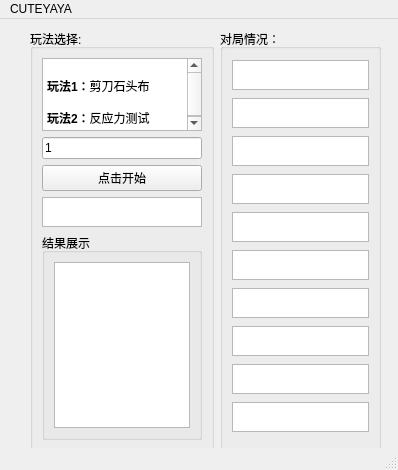
<?xml version="1.0" encoding="UTF-8"?>
<ui version="4.0">
 <class>MainWindow</class>
 <widget class="QMainWindow" name="MainWindow">
  <property name="geometry">
   <rect>
    <x>0</x>
    <y>0</y>
    <width>398</width>
    <height>470</height>
   </rect>
  </property>
  <property name="windowTitle">
   <string>MainWindow</string>
  </property>
  <widget class="QWidget" name="centralwidget">
   <widget class="QWidget" name="gridLayoutWidget">
    <property name="geometry">
     <rect>
      <x>30</x>
      <y>10</y>
      <width>351</width>
      <height>423</height>
     </rect>
    </property>
    <layout class="QGridLayout" name="gridLayout">
     <item row="0" column="0">
      <widget class="QGroupBox" name="groupBox">
       <property name="title">
        <string>玩法选择:</string>
       </property>
       <layout class="QVBoxLayout" name="verticalLayout_3">
        <item>
         <layout class="QVBoxLayout" name="verticalLayout">
          <item>
           <widget class="QTextEdit" name="textEdit_2">
            <property name="maximumSize">
             <size>
              <width>16777215</width>
              <height>100</height>
             </size>
            </property>
            <property name="html">
             <string>&lt;!DOCTYPE HTML PUBLIC &quot;-//W3C//DTD HTML 4.0//EN&quot; &quot;http://www.w3.org/TR/REC-html40/strict.dtd&quot;&gt;
&lt;html&gt;&lt;head&gt;&lt;meta name=&quot;qrichtext&quot; content=&quot;1&quot; /&gt;&lt;style type=&quot;text/css&quot;&gt;
p, li { white-space: pre-wrap; }
&lt;/style&gt;&lt;/head&gt;&lt;body style=&quot; font-family:'SimSun'; font-size:9pt; font-weight:400; font-style:normal;&quot;&gt;
&lt;p style=&quot;-qt-paragraph-type:empty; margin-top:0px; margin-bottom:0px; margin-left:0px; margin-right:0px; -qt-block-indent:0; text-indent:0px;&quot;&gt;&lt;br /&gt;&lt;/p&gt;
&lt;p style=&quot; margin-top:0px; margin-bottom:0px; margin-left:0px; margin-right:0px; -qt-block-indent:0; text-indent:0px;&quot;&gt;&lt;span style=&quot; font-weight:600;&quot;&gt;玩法1：&lt;/span&gt;剪刀石头布&lt;/p&gt;
&lt;p style=&quot;-qt-paragraph-type:empty; margin-top:0px; margin-bottom:0px; margin-left:0px; margin-right:0px; -qt-block-indent:0; text-indent:0px;&quot;&gt;&lt;br /&gt;&lt;/p&gt;
&lt;p style=&quot; margin-top:0px; margin-bottom:0px; margin-left:0px; margin-right:0px; -qt-block-indent:0; text-indent:0px;&quot;&gt;&lt;span style=&quot; font-weight:600;&quot;&gt;玩法2：&lt;/span&gt;反应力测试&lt;/p&gt;&lt;/body&gt;&lt;/html&gt;</string>
            </property>
           </widget>
          </item>
          <item>
           <widget class="QLineEdit" name="lineEdit">
            <property name="text">
             <string>1</string>
            </property>
           </widget>
          </item>
          <item>
           <widget class="QPushButton" name="pushButton">
            <property name="text">
             <string>点击开始</string>
            </property>
           </widget>
          </item>
         </layout>
        </item>
        <item>
         <widget class="QTextEdit" name="textEdit_13">
          <property name="maximumSize">
           <size>
            <width>16777215</width>
            <height>30</height>
           </size>
          </property>
         </widget>
        </item>
        <item>
         <widget class="QGroupBox" name="groupBox_3">
          <property name="title">
           <string>结果展示</string>
          </property>
          <layout class="QVBoxLayout" name="verticalLayout_4">
           <item>
            <widget class="QTextEdit" name="textEdit">
             <property name="maximumSize">
              <size>
               <width>16777215</width>
               <height>300</height>
              </size>
             </property>
            </widget>
           </item>
          </layout>
         </widget>
        </item>
       </layout>
      </widget>
     </item>
     <item row="0" column="1">
      <widget class="QGroupBox" name="groupBox_2">
       <property name="title">
        <string>对局情况：</string>
       </property>
       <layout class="QHBoxLayout" name="horizontalLayout">
        <item>
         <layout class="QVBoxLayout" name="verticalLayout_2">
          <item>
           <widget class="QTextEdit" name="textEdit_3">
            <property name="maximumSize">
             <size>
              <width>16777215</width>
              <height>30</height>
             </size>
            </property>
           </widget>
          </item>
          <item>
           <widget class="QTextEdit" name="textEdit_4">
            <property name="maximumSize">
             <size>
              <width>16777215</width>
              <height>30</height>
             </size>
            </property>
           </widget>
          </item>
          <item>
           <widget class="QTextEdit" name="textEdit_5">
            <property name="maximumSize">
             <size>
              <width>16777215</width>
              <height>30</height>
             </size>
            </property>
           </widget>
          </item>
          <item>
           <widget class="QTextEdit" name="textEdit_6">
            <property name="maximumSize">
             <size>
              <width>16777215</width>
              <height>30</height>
             </size>
            </property>
           </widget>
          </item>
          <item>
           <widget class="QTextEdit" name="textEdit_7">
            <property name="maximumSize">
             <size>
              <width>16777215</width>
              <height>30</height>
             </size>
            </property>
           </widget>
          </item>
          <item>
           <widget class="QTextEdit" name="textEdit_8">
            <property name="maximumSize">
             <size>
              <width>16777215</width>
              <height>30</height>
             </size>
            </property>
           </widget>
          </item>
          <item>
           <widget class="QTextEdit" name="textEdit_9">
            <property name="maximumSize">
             <size>
              <width>16777215</width>
              <height>30</height>
             </size>
            </property>
           </widget>
          </item>
          <item>
           <widget class="QTextEdit" name="textEdit_10">
            <property name="maximumSize">
             <size>
              <width>16777215</width>
              <height>30</height>
             </size>
            </property>
           </widget>
          </item>
          <item>
           <widget class="QTextEdit" name="textEdit_11">
            <property name="maximumSize">
             <size>
              <width>16777215</width>
              <height>30</height>
             </size>
            </property>
           </widget>
          </item>
          <item>
           <widget class="QTextEdit" name="textEdit_12">
            <property name="maximumSize">
             <size>
              <width>16777215</width>
              <height>30</height>
             </size>
            </property>
           </widget>
          </item>
         </layout>
        </item>
       </layout>
      </widget>
     </item>
    </layout>
   </widget>
  </widget>
  <widget class="QMenuBar" name="menubar">
   <property name="geometry">
    <rect>
     <x>0</x>
     <y>0</y>
     <width>398</width>
     <height>26</height>
    </rect>
   </property>
   <widget class="QMenu" name="menuCUTEYAYA">
    <property name="title">
     <string>CUTEYAYA</string>
    </property>
   </widget>
   <addaction name="menuCUTEYAYA"/>
  </widget>
  <widget class="QStatusBar" name="statusbar"/>
 </widget>
 <resources/>
 <connections/>
</ui>
